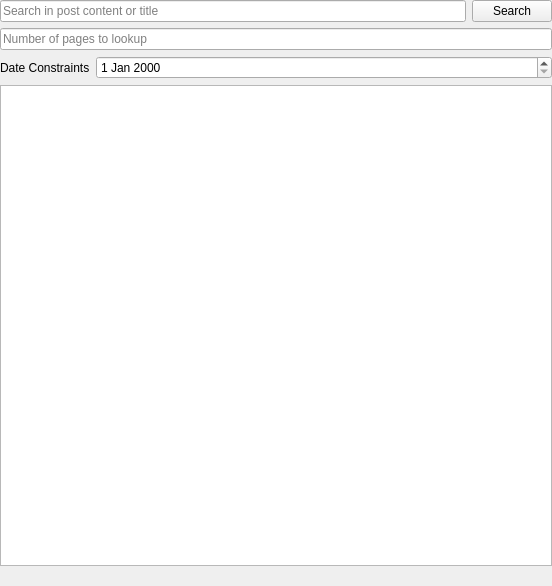
<?xml version="1.0" encoding="UTF-8"?>
<ui version="4.0">
 <class>MainWindowClass</class>
 <widget class="QWidget" name="MainWindowClass">
  <property name="geometry">
   <rect>
    <x>0</x>
    <y>0</y>
    <width>552</width>
    <height>586</height>
   </rect>
  </property>
  <property name="windowTitle">
   <string>RedTrackerSearcher</string>
  </property>
  <layout class="QGridLayout" name="m_glMain">
   <property name="leftMargin">
    <number>0</number>
   </property>
   <property name="topMargin">
    <number>0</number>
   </property>
   <property name="rightMargin">
    <number>0</number>
   </property>
   <property name="bottomMargin">
    <number>0</number>
   </property>
   <item row="1" column="0" colspan="3">
    <widget class="QLineEdit" name="m_lePagesToLookup">
     <property name="toolTip">
      <string>&lt;html&gt;&lt;head/&gt;&lt;body&gt;&lt;p&gt;1 page contains 50 results. If you left this field as blank or enter 0, it will look through all pages.&lt;/p&gt;&lt;/body&gt;&lt;/html&gt;</string>
     </property>
     <property name="placeholderText">
      <string>Number of pages to lookup</string>
     </property>
    </widget>
   </item>
   <item row="0" column="0" colspan="2">
    <widget class="QLineEdit" name="m_leSearchField">
     <property name="placeholderText">
      <string>Search in post content or title</string>
     </property>
    </widget>
   </item>
   <item row="5" column="0" colspan="3">
    <widget class="QTableView" name="m_tvResults"/>
   </item>
   <item row="2" column="0">
    <widget class="QLabel" name="m_lblDateConstraint">
     <property name="sizePolicy">
      <sizepolicy hsizetype="Maximum" vsizetype="Preferred">
       <horstretch>0</horstretch>
       <verstretch>0</verstretch>
      </sizepolicy>
     </property>
     <property name="text">
      <string>Date Constraints</string>
     </property>
    </widget>
   </item>
   <item row="0" column="2">
    <widget class="QPushButton" name="m_btnStartSearch">
     <property name="sizePolicy">
      <sizepolicy hsizetype="Maximum" vsizetype="Fixed">
       <horstretch>0</horstretch>
       <verstretch>0</verstretch>
      </sizepolicy>
     </property>
     <property name="text">
      <string>Search</string>
     </property>
    </widget>
   </item>
   <item row="2" column="1" colspan="2">
    <widget class="QDateEdit" name="m_dteDateFilter"/>
   </item>
   <item row="6" column="0" colspan="3">
    <widget class="QLabel" name="m_lblStatus">
     <property name="text">
      <string/>
     </property>
    </widget>
   </item>
  </layout>
 </widget>
 <layoutdefault spacing="6" margin="11"/>
 <tabstops>
  <tabstop>m_leSearchField</tabstop>
  <tabstop>m_btnStartSearch</tabstop>
  <tabstop>m_lePagesToLookup</tabstop>
  <tabstop>m_dteDateFilter</tabstop>
  <tabstop>m_tvResults</tabstop>
 </tabstops>
 <resources/>
 <connections/>
</ui>
